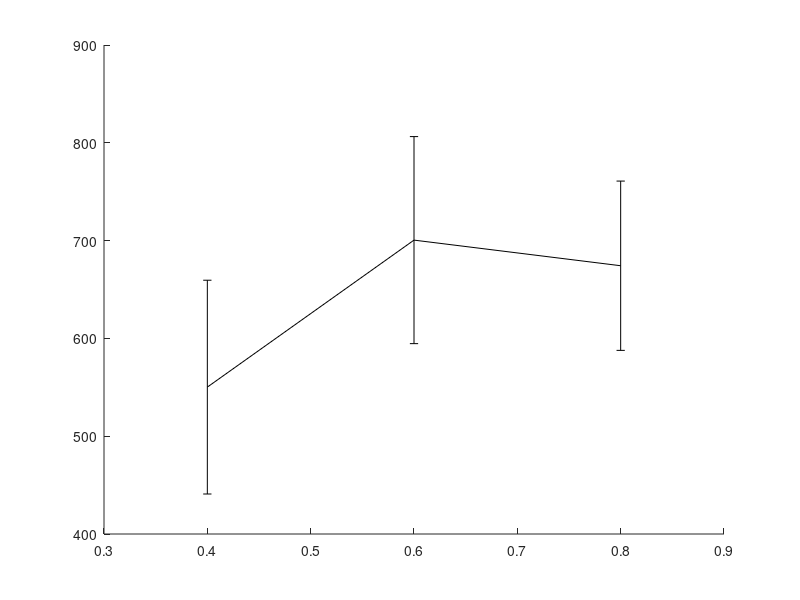

The MATLAB script that drew this image: (Note: this script raises an error after producing the figure.)
% Performance comparison of the RSS with different planners.
% The experiment is in one scene with obstacles where the start and goal configurations
% are:
% State c_start = {0.5236, 1.74753, -1.8326, -1.4835,	1.5708,	0, 1.004278, 0.2729, 0.9486, -1.15011, 1.81001, -1.97739};
% State c_goal = {0.5236, 0.34907, 0.69813, -1.3963, 1.5708, 0, 0.7096, 1.8032, -1.7061, -1.6286, 1.9143, -2.0155}; // Robot 2 no backflip - Elbow down
% This while benchmarking the maximum step distance.
% With joint limits of the ABB robots.
% last updated: 09/26/17

clear all
clc

%%
planners = {'BiRRT','RRT','LazyRRT','SBL'};
plannerType = planners{4};
switch plannerType
    case 'BiRRT'
        D = load('Benchmark_BiRRT_SG_3poles_rB.txt'); D = D(D(:,2)==1,:);
    case 'RRT'
        D = load('Benchmark_RRT_SG_3poles_rB.txt'); D = D(D(:,2)==1,:);
    case 'LazyRRT'
        D = load('Benchmark_LazyRRT_SG_3poles_rB.txt'); %D = D(D(:,2)==1,:);
    case 'SBL'
        D = load('Benchmark_SBL_SG_3poles_rB.txt'); D = D(D(:,2)==1,:);
end

%% 
disp(['Results for ' plannerType ':']);

%%
rd = sort(unique(D(:,1)));
for i = 1:length(rd)
    M = D(D(:,1)==rd(i), 2:end);
    td(i) = mean(M(:,3));
    td_ste(i) = std(M(:,3))/sqrt(size(M,1));
end


%%
disp(' ');
[tdmin, id] = min(td);
% id = 2;
% tdmin = td(id);

%%
h = figure(1);
clf
errorbar(rd,td,td_ste,'-k','linewidth',2);
ylabel('mean runtime [sec]');
xlabel('max. local-connection distance');
% xlim([0 6]);
% xlim([min(rd) max(rd)]);

%% 
sS = rd(id);
tmin = tdmin;
D = D(D(:,1)==sS, 2:end);
verf = D(:,1)==1;
suc = D(:,2)==1;

disp('------------------------------------');
disp('RSS:');
disp(['Results of ' num2str(size(D,1)) ' queries.']);
disp(['Minimum avg. runtime is ' num2str(tmin) 'sec with d = ' num2str(sS) ]);
disp(['Percent of successful queries verified: ' num2str(sum(verf & suc)/sum(suc)*100) '%']);
disp(['Plan distance: ' num2str(D(1,2)) ]);
disp(['Avg. runtime: ' num2str(mean(D(:,3)))  ' +/- ' num2str(std(D(:,3))/sqrt(size(D,1))) ' sec ']);
disp(['Min. runtime: ' num2str(min(D(:,3))) ' msec ']);
disp(['Avg. nodes in path: ' num2str(floor(mean(D(:,9)))) ]);
disp(['Avg. nodes in trees: ' num2str(floor(mean(D(:,10)))) ]);
disp(['Avg. number of projections: ' num2str(floor(mean(D(:,4)))) ]);
disp(['Avg. local-connection time: ' num2str(mean(D(:,11)./D(:,12))*1e3)  ' +/- ' num2str(std(D(:,11)./D(:,12))/sqrt(size(D,1))*1e3) ' msec ']);
disp(['Avg. total local-connection time: ' num2str(mean(D(:,11))*1e3)  ' +/- ' num2str(std(D(:,11))/sqrt(size(D,1))*1e3) ' msec ']);
disp(['Avg. number of local connection checks: ' num2str(mean(D(:,12)))]);
disp(['Avg. collision check time: ' num2str(mean(D(:,7))*1e3) ' msec.']);
disp(['Percent of successful local connections: ' num2str(100*mean(D(:,13)./D(:,12)))]);

%%
%%
%%
td = D(:,3);
maxT = max(td);
T1 = linspace(0,maxT,5);
T1 = T1(2:end);
for i = 1:length(T1)
    sd = td < T1(i);
    md(i) = mean(td(sd));
    Md(i) = 1-sum(sd)/length(td);
end

%%
h = figure(2);
clf
plot(T1,Md*100,'-k','linewidth',2);
xlabel('maximum runtime [sec]');
ylabel('failure rate [%]');
xlim([0 max(T1)]);
title(plannerType);
